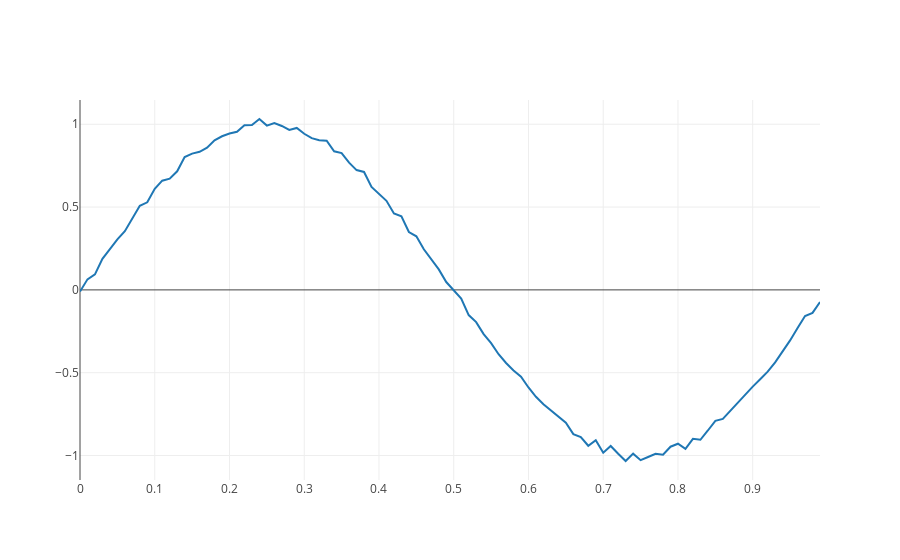

The notebook cell this image was saved under:
### Code cell
#plot part of the signal, just to see what's in there
s_i = 0
e_i = s_i + 100
x = plotly.offline.iplot({
    "data": [Scatter(x=signal_time[s_i:e_i],y=signal_amp[s_i:e_i])],
    "layout": Layout(title="")
    
})
